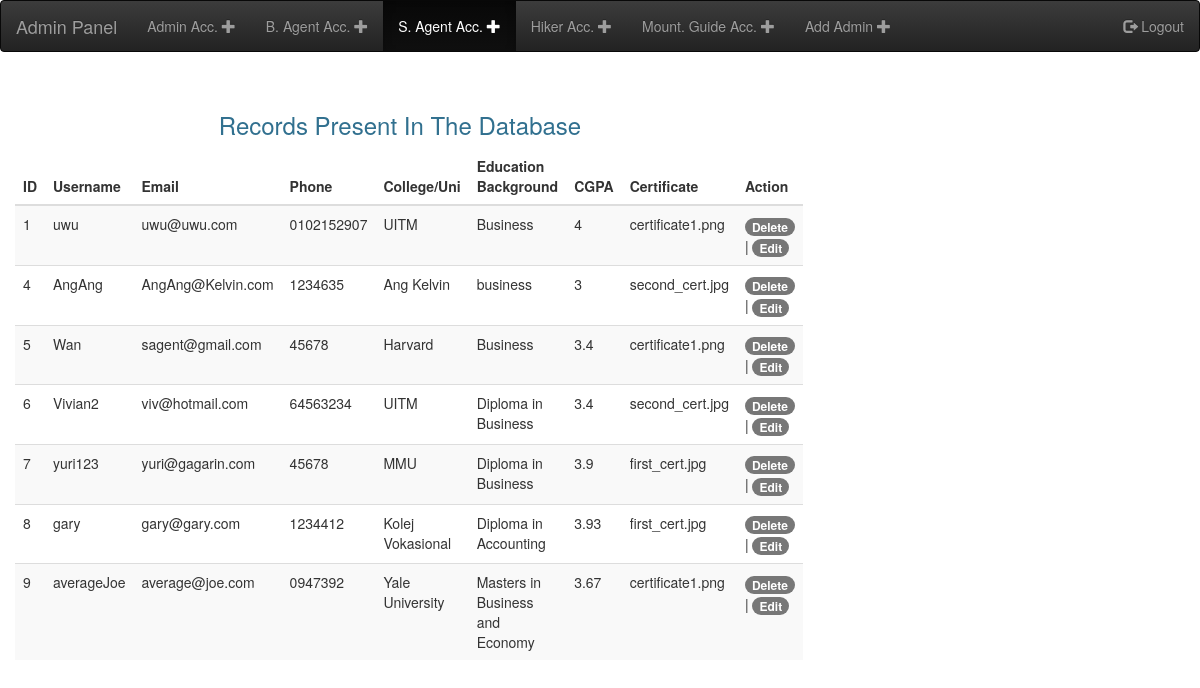
Page /admin/checkSagent.php on the committed database.
### tables this page shows
CREATE TABLE `sagent_account` (
  `sAgent_ID` int(10) NOT NULL,
  `sAgent_name` varchar(100) NOT NULL,
  `sAgent_pass` varchar(100) NOT NULL,
  `sAgent_email` varchar(100) NOT NULL,
  `sAgent_phone` varchar(100) NOT NULL,
  `sAgent_uni` varchar(100) NOT NULL,
  `sAgent_course` varchar(100) NOT NULL,
  `sAgent_cgpa` float NOT NULL,
  `sAgent_cert` varchar(255) NOT NULL,
  `user_type` varchar(100) NOT NULL
);

### admin/checkSagent.php (the view, shortened to what this page needs)
<?php
  include ("../admin/connection.php");
?>
<!DOCTYPE html>
<html lang="en">
<head>
    <link rel="stylesheet" type="text/css" href="../assets/css/bootstrap.min.css">
    <link rel="stylesheet" type="text/css" href="../assets/css/bootstrap-theme.min.css">
    <link href="../assets/css/simple-sidebar.css" rel="stylesheet">
    <link href="../assets/css/dataTables.bootstrap.min.css" rel="stylesheet">
</head>
<body>
<nav class="navbar navbar-inverse">
	<div class="container-fluid">
		<a class="navbar-brand" href="#">Admin Panel</a>
		<ul class="nav navbar-nav">
			<li class=""><a href="checkAdmin.php">Admin Acc.
			<span class="glyphicon glyphicon-plus" aria-hidden="true"></span>
			</a></li>
      <li class=""><a href="checkBagent.php">B. Agent Acc.
			<span class="glyphicon glyphicon-plus" aria-hidden="true"></span>
			</a></li>
      <li class="active"><a href="checkSagent.php">S. Agent Acc.
			<span class="glyphicon glyphicon-plus" aria-hidden="true"></span>
			</a></li>
      <li class=""><a href="checkHiker.php">Hiker Acc.
			<span class="glyphicon glyphicon-plus" aria-hidden="true"></span>
			</a></li>
      <li class=""><a href="checkMguide.php">Mount. Guide Acc.
			<span class="glyphicon glyphicon-plus" aria-hidden="true"></span>
			</a></li>
      <li class=""><a href="register_Admin.php">Add Admin
			<span class="glyphicon glyphicon-plus" aria-hidden="true"></span>
			</a></li>
		</ul>
		<ul class="nav navbar-nav navbar-right">
	      <li><a href="../admin/logout.php"><span class="glyphicon glyphicon-log-out"></span> Logout</a></li>
	    </ul>
	</div>
</nav>
<br />
    <div class="col-md-8">
        <?php
          $query = 'SELECT * FROM sagent_account';
          $stmt = $con->prepare($query);
          $stmt->execute();
          $result = $stmt->get_result();
        ?>
        <h3 class="text-center text-info">Records Present In The Database</h3>
        <table class="table table-striped" id="data-table" style="width:100%">
          <thead>
            <tr>
              <th>ID</th>
              <th>Username</th>
              <th>Email</th>
              <th>Phone</th>
              <th>College/Uni</th>
              <th>Education Background</th>
              <th>CGPA</th>
              <th>Certificate</th>
              <th>Action</th>
            </tr>
          </thead>
          <tbody>
            <?php while ($row = $result->fetch_assoc()) { ?>
            <tr>
              <td><?= $row['sAgent_ID']; ?></td>
              <td><?= $row['sAgent_name']; ?></td>
              <td style="width:3px"><?= $row['sAgent_email']; ?></td>
              <td><?= $row['sAgent_phone']; ?></td>
              <td><?= $row['sAgent_uni']; ?></td>
              <td><?= $row['sAgent_course']; ?></td>
              <td><?= $row['sAgent_cgpa']; ?></td>
              <td><?= $row['sAgent_cert']; ?></td>
              <td style="width:50px">
                <a href="deleteAdmin/editDeleteSagent.php?delete=<?= $row['sAgent_ID']; ?>" class="badge bg-danger p-2" onclick="return confirm('Do you want delete this record?');">Delete</a> |
                <a href="editUser.php?edit=<?= $row['sAgent_ID']; ?>" class="badge bg-success p-2">Edit</a>
              </td>
            </tr>
            <?php } ?>
          </tbody>
        </table>
      </div>
</body>
</html>

### assets/css/simple-sidebar.css (style rules this page uses)
body { overflow-x: hidden; }

### rows in the picture
sagent_account: sAgent_ID "1", sAgent_name "uwu", sAgent_email "uwu@uwu.com", sAgent_phone "0102152907", sAgent_uni "UITM", sAgent_course "Business", sAgent_cgpa "4", sAgent_cert "certificate1.png"
sagent_account: sAgent_ID "4", sAgent_name "AngAng", sAgent_email "AngAng@Kelvin.com", sAgent_phone "1234635", sAgent_uni "Ang Kelvin", sAgent_course "business", sAgent_cgpa "3", sAgent_cert "second_cert.jpg"
sagent_account: sAgent_ID "5", sAgent_name "Wan", sAgent_email "sagent@gmail.com", sAgent_phone "45678", sAgent_uni "Harvard", sAgent_course "Business", sAgent_cgpa "3.4", sAgent_cert "certificate1.png"
sagent_account: sAgent_ID "6", sAgent_name "Vivian2", sAgent_email "viv@hotmail.com", sAgent_phone "64563234", sAgent_uni "UITM", sAgent_course "Diploma in Business", sAgent_cgpa "3.4", sAgent_cert "second_cert.jpg"
sagent_account: sAgent_ID "7", sAgent_name "yuri123", sAgent_email "yuri@gagarin.com", sAgent_phone "45678", sAgent_uni "MMU", sAgent_course "Diploma in Business", sAgent_cgpa "3.9", sAgent_cert "first_cert.jpg"
sagent_account: sAgent_ID "8", sAgent_name "gary", sAgent_email "gary@gary.com", sAgent_phone "1234412", sAgent_uni "Kolej Vokasional", sAgent_course "Diploma in Accounting", sAgent_cgpa "3.93", sAgent_cert "first_cert.jpg"
sagent_account: sAgent_ID "9", sAgent_name "averageJoe", sAgent_email "average@joe.com", sAgent_phone "0947392", sAgent_uni "Yale University", sAgent_course "Masters in Business and Economy", sAgent_cgpa "3.67", sAgent_cert "certificate1.png"
